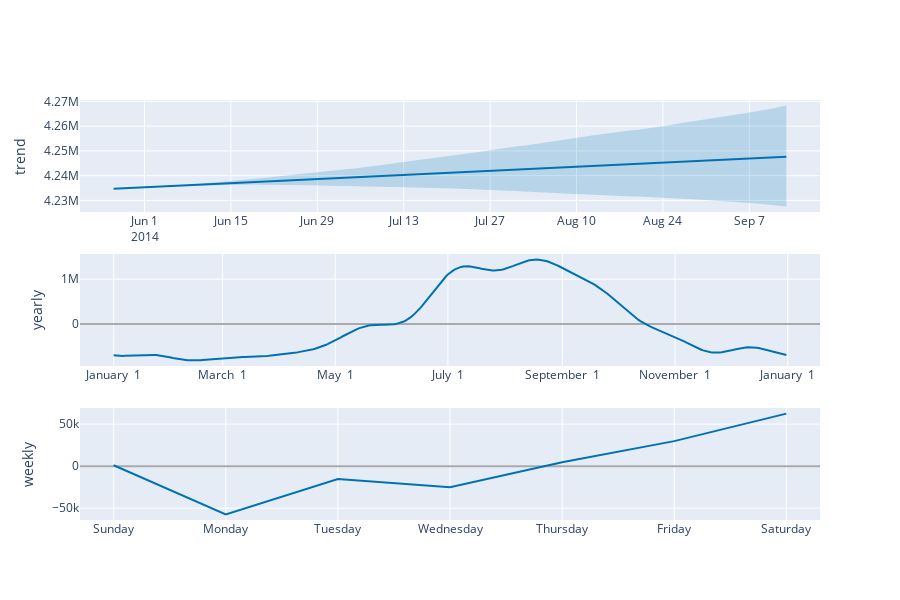

Notebook cell for this chart:
### Code cell
plot_components_plotly(model, validation_forecast)
